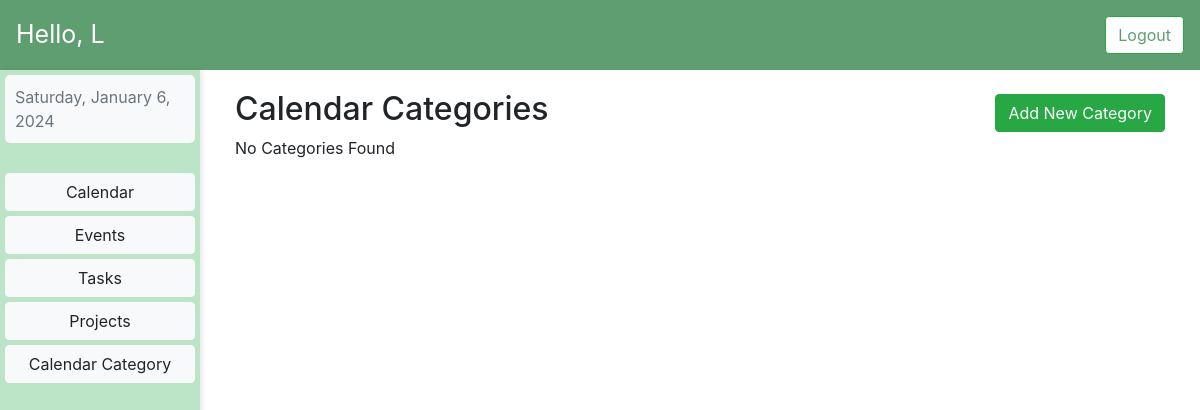
The page /category/ (signed in) on the database as committed earlier.
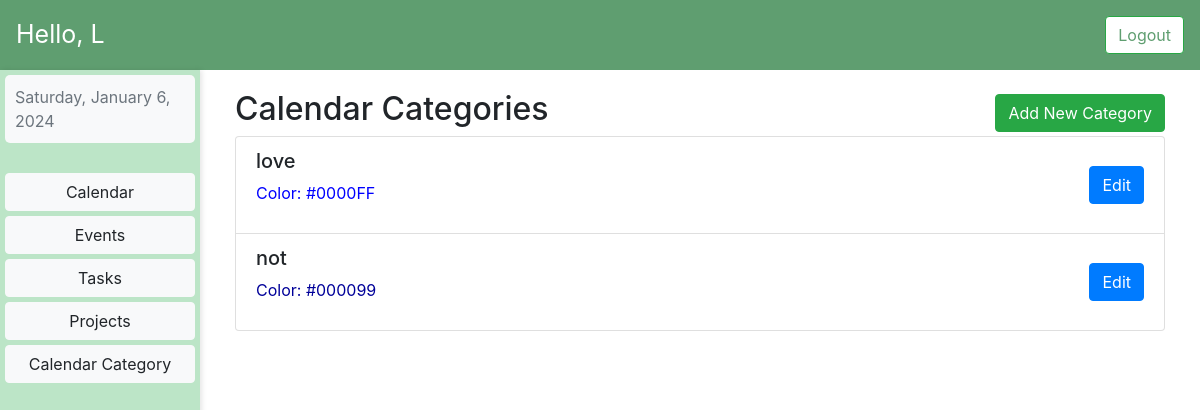
The same page on the database as committed later.
### MyCalendar/models.py (models this page shows, shortened)
class Calendar(models.Model):
    user = models.ForeignKey(User, on_delete=models.CASCADE)
    name = models.CharField(max_length=100)
    color = models.CharField(max_length=7, default='#0000FF')

### MyCalendar/views.py (the view)
# urls.py: path('category/', category_list, name='category_list'),
def category_list(request):
    categories = Calendar.objects.filter(user=request.user)
    return render(request, 'category_list.html', {'categories': categories})

### templates/category_list.html (shortened to what this page needs)
{% extends 'dashboard.html' %}
{% load static %}
{% block styles %}
    <link rel="stylesheet" type="text/css" href="{% static 'css/dashboard.css' %}">
    <link href="{% static 'calender/main.css' %}" rel="stylesheet" />
{% endblock %}
{% block dynamic_content %}
    <div class="row mar">
         <div class="col-md-12">
             <div class="d-flex justify-content-between align-items-center">
                <h2 class="mr-auto">Calendar Categories</h2>
                <a href="{% url 'add_category' %}" class="btn btn-success ml-auto">Add New Category</a>
            </div>
            <ul class="list-group">
                {% for category in categories %}
                    <li class="list-group-item">
                        <div class="d-flex justify-content-between align-items-center">
                            <div>
                                <h5>{{ category.name }}</h5>
                                <p style="color: {{ category.color }};">Color: {{ category.color }}</p>
                            </div>
                            <div class="btn-group" role="group" aria-label="Category Actions">
                                <a href="{% url 'edit_category' category.id %}" class="btn btn-primary">Edit</a>
                            </div>
                        </div>
                    </li>
                {% empty %}
                    <p>No Categories Found</p>
                {% endfor %}
            </ul>
        </div>
    </div>
{% endblock %}

### templates/dashboard.html (shortened to what this page needs)
{% extends 'base.html' %}
{% load static %}
{% block content %}
    <nav class="navbar navbar-expand-lg navbar-light" style="background-color: #5F9E70;">
        <span class="navbar-text text-white" style="font-size: 25px;">
            Hello, {{ request.user.username }}
        </span>
        <div class="collapse navbar-collapse" id="navbarNav">
            <ul class="navbar-nav ml-auto">
                <li class="nav-item">
                    <form method="post" action="{% url 'logout' %}" class="d-flex">
                        <button type="submit" class="btn btn-success btn-block" style="background-color: white; color: #5F9E70;">Logout</button>
                    </form>
                </li>
            </ul>
        </div>
    </nav>
    <div class="container-fluid">
        <div class="row">
            <div class="col-md-2 custom-background">
                <div id="datetime-info" class="text-muted"></div>
                <div class="vertical-menu ">
                    <a href="{% url 'dashboard' %}" class="btn btn-light">Calendar</a>
                    <a href="{% url 'events' %}" class="btn btn-light">Events</a>
                    <a href="{% url 'task_list' %}" class="btn btn-light">Tasks</a>
                    <a href="{% url 'projects' %}" class="btn btn-light">Projects</a>
                    <a href="{% url 'category_list' %}" class="btn btn-light">Calendar Category</a>
                </div>
            </div>
            <div class="col-md-10">
                {% block dynamic_content %}{% endblock %}
            </div>
        </div>
    </div>
{% endblock %}

### templates/base.html (shortened to what this page needs)
{% load static %}
<!doctype html>
<html lang="en">
<head>
  <link rel="stylesheet" href="https://maxcdn.bootstrapcdn.com/bootstrap/4.0.0/css/bootstrap.min.css">
  <link rel="stylesheet" href="https://use.fontawesome.com/releases/v5.0.10/css/all.css">{% block styles %}
  {% endblock %}
</head>
<body>
  {% block content %}
  {% endblock %}
</body>
</html>

### static/css/dashboard.css (style rules this page uses)
html { width: 100%; height: 100%; margin: 0; padding: 0; }
body { margin: 0; padding: 0; height: 100%; overflow: hidden; }
#datetime-info { background-color: #f8f9fa; padding: 10px; border-radius: 5px; }
.container-fluid, .row { height: 100%; }
.custom-background { background-color: rgba(122, 204, 144, 0.5); padding: 5px; box-shadow: 2px 0 5px rgba(0, 0, 0, 0.1); height: 100%; }
.vertical-menu { margin-top: 30px; display: flex; flex-direction: column; }
.vertical-menu a { margin-bottom: 5px; }
.mar { padding: 20px; }

### static/calender/main.css (style rules this page uses)
:root { --fc-daygrid-event-dot-width: 8px; }
:root { --fc-list-event-dot-width: 10px; --fc-list-event-hover-bg-color: #f5f5f5; }

Rows that differ between the two databases and show on the page:
added Calendar: name "love", color "#0000FF"
added Calendar: name "not", color "#000099"
Other text that changed with them:
text no longer shown: "No Categories Found"
